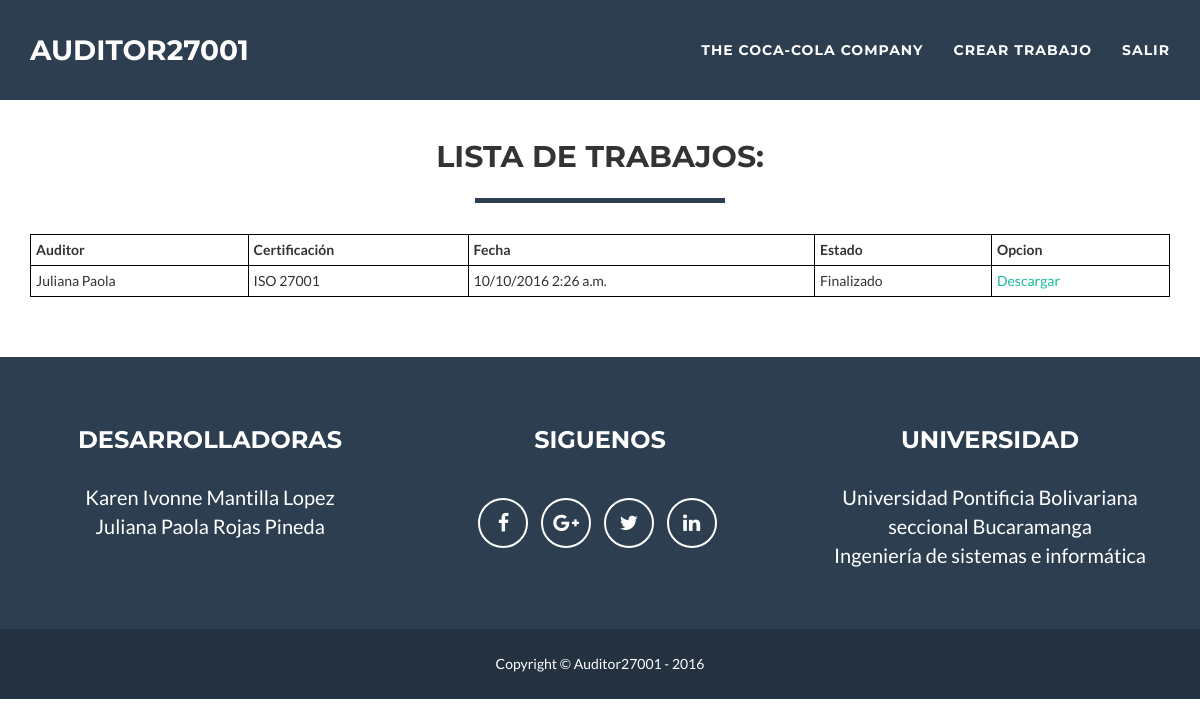
/perfil/ (signed in), run on the app's committed database.
### muro/models.py (models this page shows, shortened)
class Trabajo(models.Model):
	empresa = models.ForeignKey(User, related_name='usuario_empresa', on_delete=models.CASCADE)
	auditor = models.ForeignKey(User, related_name='usuario_auditor', null=True, blank=True, on_delete=models.CASCADE)
	evaluacion = models.ForeignKey(Evaluacion, related_name='evaluacion', null=True, blank=True)
	preparacion = models.ForeignKey(Evaluacion, related_name='preparacion', null=True, blank=True)
	creacion = models.DateTimeField(auto_now_add=True)
	inicio = models.DateTimeField(null=True, blank=True)
	estado = models.ForeignKey('Estado')
	def getNombreAuditor(self):
		if(self.auditor == None):
			return 'En espera...';
		return self.auditor.first_name
	def getNombreCertificacion(self):
		return self.evaluacion.getNombre()
	def getFecha(self):
		return formats.date_format(self.creacion, "SHORT_DATETIME_FORMAT")
	def getUrlDescarga(self):
		return reverse("muro:descargar", kwargs={"id": self.id})

class Estado(models.Model):
	titulo = models.CharField(max_length=120, unique=True)
	def __str__(self):
		return self.titulo

### evaluacion/models.py (models this page shows, shortened)
class Evaluacion(models.Model):
	creacion = models.DateTimeField(auto_now_add=True)
	actualizacion = models.DateTimeField(auto_now=True)
	certificacion = models.ForeignKey(Certificacion)
	def getNombre(self):
		return self.certificacion.nombre

### certificacion/models.py (models this page shows, shortened)
class Certificacion(models.Model):
	nombre = models.CharField(max_length=300, null=True, blank=True)
	tipo = models.ForeignKey('Tipo')
	preparacion = models.ForeignKey('self')

### usuario/views.py (the view)
def index(request):
	usuario = request.user
	if usuario.is_authenticated():
		perfil = usuario.perfil.getTipo()
		if(perfil == 'Auditor'):
			return index_auditor(request)
		if(perfil == 'Empresa'):
			return index_empresa(request)
	else:
		return redirect('usuario:ingresar')

### usuario/models.py (called while the page is built)
	def getTipo(self):
		return self.tipo.titulo

### usuario/views.py (called while the page is built)
def index_empresa(request):
	usuario = request.user
	trabajos = Trabajo.objects.filter(empresa=usuario).order_by('-creacion')
	datos = {
		'trabajos': trabajos,
	}
	return render(request, 'empresa.html', datos)

### usuario/templates/empresa.html (shortened to what this page needs)
{% extends "layout.html" %}
{% block body %}
Bienvenido representante de: {{ request.user.first_name }} | <a href="{% url 'usuario:salir_post' %}">Salir</a>
<br><br><br><br><br><br>
<div class="col-lg-12 text-center">
                    <h2>Lista de trabajos:  </h2>
                    <hr class="star-primary">
                    <div class="col-sm-4 portfolio-item">
</div>
</div>
<br><br>
<br><br>
<table style="width:100%">
  <tr>
    <th>Auditor</th>
    <th>Certificación</th>
    <th>Fecha</th>
    <th>Estado</th>
    <th>Opcion</th>
  </tr>
{% if trabajos %}
	{% for trabajo in trabajos %}
  <tr>
    <td>{{ trabajo.getNombreAuditor }}</td>
    <td>{{ trabajo.getNombreCertificacion }}</td>
    <td>{{ trabajo.getFecha }}</td>
    <td>{{ trabajo.estado }}</td>
    <td>
      {% if trabajo.estado.titulo == 'Finalizado' %}
        <a href="{{ trabajo.getUrlDescarga }}">Descargar</a>
      {% else %}
        En espera...
      {% endif %}
      </td>
  </tr>
	{% endfor %}
{% endif %}
</table>
<br><br><br>
{% endblock body %}

### templates/layout.html (shortened to what this page needs)
{% load static %}
<!DOCTYPE html>
<html lang="es">
<head>
	<link href="{% static 'vendor/bootstrap/css/bootstrap.min.css' %}" rel="stylesheet">
	<link href="{% static 'css/freelancer.css' %}" rel="stylesheet">
	<link href="{% static 'vendor/font-awesome/css/font-awesome.min.css' %}" rel="stylesheet" type="text/css">
</head>
<body id="page-top" class="index">
	<nav id="mainNav" class="navbar navbar-default navbar-fixed-top navbar-custom">
		<div class="container">
			<div class="navbar-header page-scroll">
				<a class="navbar-brand" href="#page-top">Auditor27001</a>
			</div>
			<div class="collapse navbar-collapse" id="bs-example-navbar-collapse-1">
				<ul class="nav navbar-nav navbar-right">
					{% if user.is_authenticated %}
					<li>
						<a href="{% url 'usuario:inicio' %}">{{ user.first_name }} {{ user.last_name }}</a>
					</li>
					{% if user.perfil.getTipo == 'Empresa' %}
					<li>
						<a href="{% url 'muro:crear' %}">Crear trabajo</a>
					</li>
					{% endif %}
					<li>
						<a href="{% url 'usuario:salir_post' %}">Salir</a>
					</li>
					{% else %}
					<li>
						<a href="{% url 'usuario:ingresar' %}">Ingresar</a>
					</li>
					{% endif %}
				</ul>
			</div>
		</div>
	</nav>
<div class='container' style="margin-top: 0px; margin-bottom: 0px;">
	{% block body %}
	{% endblock body %}
</div>
	<footer class="text-center">
		<div class="footer-above">
			<div class="container">
				<div class="row">
					<div class="footer-col col-md-4">
						<h3>Desarrolladoras</h3>
						<p>Karen Ivonne Mantilla Lopez
							<br>Juliana Paola Rojas Pineda </p>
						</div>
						<div class="footer-col col-md-4">
							<h3>Siguenos</h3>
							<ul class="list-inline">
								<li>
									<a href="https://www.facebook.com/" class="btn-social btn-outline"><i class="fa fa-fw fa-facebook"></i></a>
								</li>
								<li>
									<a href="https://www.google.com" class="btn-social btn-outline"><i class="fa fa-fw fa-google-plus"></i></a>
								</li>
								<li>
									<a href="https://twitter.com" class="btn-social btn-outline"><i class="fa fa-fw fa-twitter"></i></a>
								</li>
								<li>
									<a href="https://co.linkedin.com/in/juliana-paola-rojas-pineda-180709128" class="btn-social btn-outline"><i class="fa fa-fw fa-linkedin"></i></a>
								</li>
							</ul>
						</div>
						<div class="footer-col col-md-4">
							<h3>Universidad</h3>
							<p>Universidad Pontificia Bolivariana <br> seccional Bucaramanga <br> Ingeniería de sistemas e informática
							</div>
						</div>
					</div>
				</div>
				<div class="footer-below">
					<div class="container">
						<div class="row">
							<div class="col-lg-12">
								Copyright &copy; Auditor27001 - 2016
							</div>
						</div>
					</div>
				</div>
			</footer>
		</body>
		</html>

### static/css/freelancer.css (style rules this page uses)
body { font-family: 'Lato', 'Helvetica Neue', Helvetica, Arial, sans-serif; overflow-x: hidden; }
p { font-size: 20px; }
a, a:hover, a:focus, a:active, a.active { color: #18BC9C; outline: none; }
h1, h2, h3, h4, h5, h6 { font-family: "Montserrat", "Helvetica Neue", Helvetica, Arial, sans-serif; text-transform: uppercase; font-weight: 700; }
hr.star-light, hr.star-primary { padding: 0; border: none; border-top: solid 5px; text-align: center; max-width: 250px; margin: 25px auto 30px; }
hr.star-light:after, hr.star-primary:after { content: "\f005"; font-family: FontAwesome; display: inline-block; position: relative; top: -0.8em; font-size: 2em; padding: 0 0.25em; }
hr.star-primary { border-color: #2C3E50; }
hr.star-primary:after { background-color: white; color: #2C3E50; }
.navbar-custom { background: #2C3E50; font-family: "Montserrat", "Helvetica Neue", Helvetica, Arial, sans-serif; text-transform: uppercase; font-weight: 700; border: none; }
.navbar-custom .navbar-brand { color: white; }
.navbar-custom .navbar-nav { letter-spacing: 1px; }
.navbar-custom .navbar-nav li a { color: white; }
@media (min-width: 768px) { .navbar-custom { padding: 25px 0; -webkit-transition: padding 0.3s; -moz-transition: padding 0.3s; transition: padding 0.3s; } }
@media (min-width: 768px) { .navbar-custom .navbar-brand { font-size: 2em; -webkit-transition: all 0.3s; -moz-transition: all 0.3s; transition: all 0.3s; } }
footer { color: white; }
footer h3 { margin-bottom: 30px; }
footer .footer-above { padding-top: 50px; background-color: #2C3E50; }
footer .footer-col { margin-bottom: 50px; }
footer .footer-below { padding: 25px 0; background-color: #233140; }
.btn-outline { color: white; font-size: 20px; border: solid 2px white; background: transparent; transition: all 0.3s ease-in-out; margin-top: 15px; }
.btn-social { display: inline-block; height: 50px; width: 50px; border: 2px solid white; border-radius: 100%; text-align: center; font-size: 20px; line-height: 45px; }
table, th, td { border: 1px solid black; border-collapse: collapse; }
th, td { padding: 5px; text-align: left; }

### data on the page
Trabajo: getNombreAuditor "Juliana Paola", getNombreCertificacion "ISO 27001", getFecha "10/10/2016 2:26 a.m.", estado "Finalizado"

### other printed values
{{ user.first_name }} "THE COCA-COLA COMPANY"
